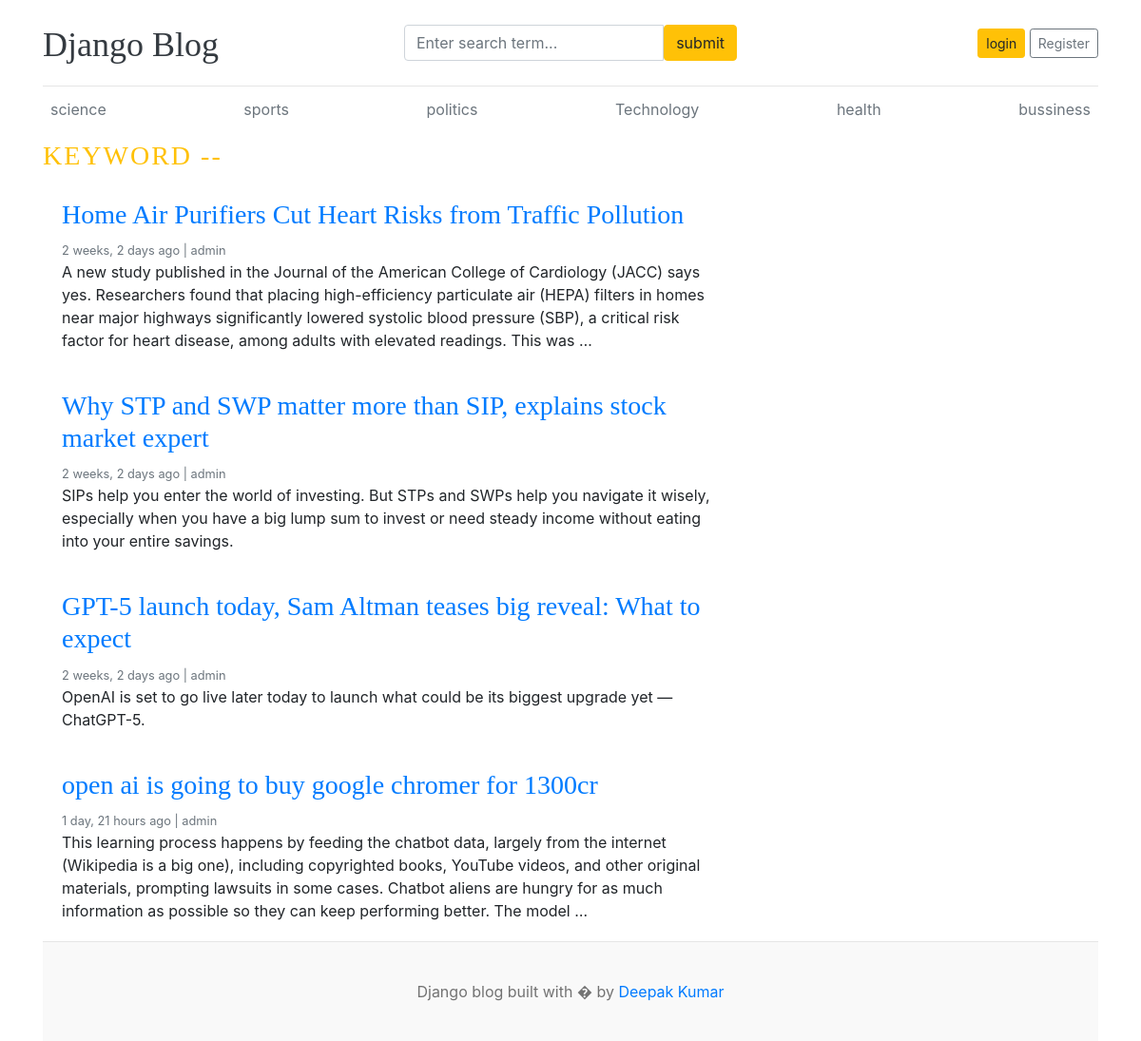
The app's page /blogs/search/ with its own data.
### blogs/models.py (models this page shows, shortened)
class Category(models.Model):
    name = models.CharField(max_length=15,unique=True)
    created_at = models.DateTimeField(auto_now_add=True)
    updated_at = models.DateTimeField(auto_now=True)
    class Meta:
        verbose_name_plural = 'categories'

class Blogs(models.Model):
    title = models.CharField(max_length=100,unique=True)
    slug = models.SlugField(blank=True,unique=True)
    category = models.ForeignKey(Category,on_delete=models.CASCADE)
    author = models.ForeignKey(User , on_delete=models.CASCADE)
    photo = models.ImageField(upload_to='images')
    short_body = models.TextField(max_length=1000)
    body = models.TextField(max_length=2000)
    STATUS_CHOICE =[
        (0, 'draft'),
        (1 ,'Published'),
    ]
    status = models.IntegerField(choices = STATUS_CHOICE , default = 0)
    is_featured = models.BooleanField(default=False)
    created_at = models.DateTimeField(auto_now_add=True)
    updated_at = models.DateTimeField(auto_now=True)
    class Meta:
        verbose_name_plural = 'blogs'

### blogs/views.py (the view)
# urls.py: path('blogs/search/',views.search,name='search'),
def search(request):
    key = request.GET.get('keyword','')
    post = Blogs.objects.filter(Q(title__icontains=key,status=1)| Q(short_body__icontains=key))
    context = {
        'posts':post,
        'key':key,
    }
    return render(request,'blogs/search.html',context)

### blogs/context_processors.py (called while the page is built)
def categoryget(request):
    category = Category.objects.all()
    context ={
        'category':category
    }
    return dict(context)

### blogs/templates/blogs/search.html
{% extends 'main.html' %}
{% block content %}
<h3 class="text-uppercase text-warning" style="letter-spacing: 2px;">keyword -- {{ key }}</h3>
<main role="main" class="container p-0">
  <div class="row">
    <div class="col-md-8 blog-main">
      {% for post in posts %}
        <div class="card border-0" >
          <div class="card-body">
            <h3><a href="{% url 'blog' post.slug %}">{{ post.title }}</a></h3>
            <small class="mb-1 text-muted">{{ post.created_at|timesince }} ago | {{ post.author }}</small>
            <p class="card-text">{{ post.short_body|truncatewords:50  }}</p>
          </div>
        </div>
      {% endfor %}
    </div>
</main>
{% endblock %}

### templates/header.html (shortened to what this page needs)
{% load static %}
<!DOCTYPE html>
<html lang="en">
<head>
    <link href="https://getbootstrap.com/docs/4.0/dist/css/bootstrap.min.css" rel="stylesheet">
  <link rel="stylesheet" href="https://cdnjs.cloudflare.com/ajax/libs/font-awesome/6.5.2/css/all.min.css">
    <link href="{% static 'css/style.css' %}" rel="stylesheet">
  </head>
<body>
    <div class="container">
      <header class="blog-header py-3">
        <div class="row flex-nowrap justify-content-between align-items-center">
          <div class="col-4 pt-1">
            <a class="blog-header-logo text-dark" href="/">Django Blog</a>
          </div>
            <div class="col-4">
            <form action="{% url 'search' %}" method="GET">
              <div class="input-group">
                <input class="form-control" name="keyword" type="text" placeholder="Enter search term..."  />
                <button type="submit" class="btn btn-warning" id="button-search" type="button">submit</button>
            </div>
            </form>
          </div>
          <div class="col-4 d-flex justify-content-end align-items-center">
            {% if not user.is_authenticated %}
            <a class="btn btn-sm btn-warning" href="{% url 'login' %}">login</a> &nbsp;
            <a class="btn btn-sm btn-outline-secondary" href="{% url 'register' %}">Register</a>
            {% else %}
            <span> <a href="{% url 'dashboard' %}" class="btn btn-sm btn-warning">Dashboard</a> </span> &nbsp; &nbsp;
            <a  href="{% url 'logout' %}"> Logout</a>
            {% endif %}
          </div>
        </div>
      </header>
      <div class="nav-scroller py-1 mb-2">
        <nav class="nav d-flex justify-content-between">
          {% for cat in category %}
          <a class="p-2 text-muted" href="{% url 'category' cat.id  %}">{{ cat.name }}</a>
          {% endfor %}
        </nav>
      </div>

### static/css/style.css (style rules this page uses)
.blog-header { border-bottom: 1px solid #e5e5e5; }
.blog-header-logo { font-family: "Playfair Display", Georgia, "Times New Roman", serif; font-size: 2.25rem; }
h1, h2, h3, h4, h5, h6 { font-family: "Playfair Display", Georgia, "Times New Roman", serif; }

### records on screen
Category: name "science"
Category: name "sports"
Category: name "politics"
Category: name "Technology"
Category: name "health"
Category: name "bussiness"
Blogs: title "Home Air Purifiers Cut Heart Risks from Traffic Pollution", created_at "2 weeks, 2 days", author "admin", short_body "A new study published in the Journal of the American College of Cardiology (JACC) says yes. Researchers found that placing high-efficiency particulate air (HEPA) filters in homes near major highways significantly lowered systolic blood pressure (SBP), a critical risk factor for heart disease, among adults with elevated readings. This was …"
Blogs: title "Why STP and SWP matter more than SIP, explains stock market expert", created_at "2 weeks, 2 days", author "admin", short_body "SIPs help you enter the world of investing. But STPs and SWPs help you navigate it wisely, especially when you have a big lump sum to invest or need steady income without eating into your entire savings."
Blogs: title "GPT-5 launch today, Sam Altman teases big reveal: What to expect", created_at "2 weeks, 2 days", author "admin", short_body "OpenAI is set to go live later today to launch what could be its biggest upgrade yet — ChatGPT-5."
Blogs: title "open ai is going to buy google chromer for 1300cr", created_at "1 day, 21 hours", author "admin", short_body "This learning process happens by feeding the chatbot data, largely from the internet (Wikipedia is a big one), including copyrighted books, YouTube videos, and other original materials, prompting lawsuits in some cases. Chatbot aliens are hungry for as much information as possible so they can keep performing better. The model …"
